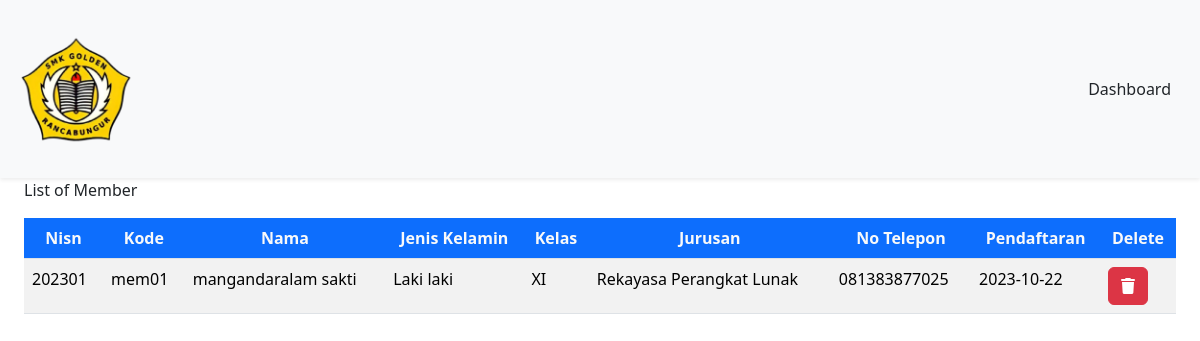
Page /DashboardAdmin/member/member.php (signed in) on the committed database.
### tables this page shows
CREATE TABLE `member` (
  `nisn` int(11) NOT NULL,
  `kode_member` varchar(12) NOT NULL,
  `nama` varchar(255) NOT NULL,
  `password` varchar(255) NOT NULL,
  `jenis_kelamin` varchar(20) NOT NULL,
  `kelas` varchar(5) NOT NULL,
  `jurusan` varchar(50) NOT NULL,
  `no_tlp` varchar(15) NOT NULL,
  `tgl_pendaftaran` date NOT NULL
);

### config/config.php (called while the page is built, shortened)
<?php
$host = "127.0.0.1";
$username = "root";
$password = "";
$database_name = "perpustakaan";
$connection = mysqli_connect($host, $username, $password, $database_name);
function queryReadData($dataKategori) {
  global $connection;
  $result = mysqli_query($connection, $dataKategori);
  $items = [];
  while($item = mysqli_fetch_assoc($result)) {
    $items[] = $item;
  }
  return $items;
}
?>

### DashboardAdmin/member/member.php (the view, shortened to what this page needs)
<?php
require "../../config/config.php";
$member = queryReadData("SELECT * FROM member");
?>
<!DOCTYPE html>
<html lang="en">
  <head>
    <link href="https://cdn.jsdelivr.net/npm/bootstrap@5.3.2/dist/css/bootstrap.min.css" rel="stylesheet">
  </head>
  <body>
    <nav class="navbar fixed-top bg-body-tertiary shadow-sm">
      <div class="container-fluid p-3">
        <a class="navbar-brand" href="#">
          <img src="../../assets/logoNav.png" alt="logo" width="120px">
        </a>
        <a class="btn btn-tertiary" href="../dashboardAdmin.php">Dashboard</a>
      </div>
    </nav>
    <div class="p-4 mt-5">
     <form action="" method="post" class="mt-5">
       <div class="input-group d-flex justify-content-end mb-3">
         <button class="border border-start-0 bg-light rounded rounded-start-0" type="submit" name="search"><i class="fa-solid fa-magnifying-glass"></i></button>
       </div>
      </form>
      <caption>List of Member</caption>
      <div class="table-responsive mt-3">
        <table class="table table-striped table-hover">
        <thead class="text-center">
          <tr>
            <th class="bg-primary text-light">Nisn</th>
            <th class="bg-primary text-light">Kode</th>
            <th class="bg-primary text-light">Nama</th>
            <th class="bg-primary text-light">Jenis Kelamin</th>
            <th class="bg-primary text-light">Kelas</th>
            <th class="bg-primary text-light">Jurusan</th>
            <th class="bg-primary text-light">No Telepon</th>
            <th class="bg-primary text-light">Pendaftaran</th>
            <th class="bg-primary text-light">Delete</th>
          </tr>
        </thead>
      <?php foreach($member as $item) : ?>
      <tr>
        <td><?=$item["nisn"];?></td>
        <td><?=$item["kode_member"];?></td>
        <td><?=$item["nama"];?></td>
        <td><?=$item["jenis_kelamin"];?></td>
        <td><?=$item["kelas"];?></td>
        <td><?=$item["jurusan"];?></td>
        <td><?=$item["no_tlp"];?></td>
        <td><?=$item["tgl_pendaftaran"];?></td>
        <td>
          <div class="action">
             <a href="deleteMember.php?id=<?= $item["nisn"]; ?>" class="btn btn-danger" onclick="return confirm('Yakin ingin menghapus data member ?');"><i class="fa-solid fa-trash"></i></a>
           </div>
        </td>
       </tr>
      <?php endforeach;?>
    </table>
    </div>
  </div>
  </body>
</html>

### rows in the picture
member: nisn "202301", kode_member "mem01", nama "mangandaralam sakti", jenis_kelamin "Laki laki", kelas "XI", jurusan "Rekayasa Perangkat Lunak", no_tlp "081383877025", tgl_pendaftaran "2023-10-22"
